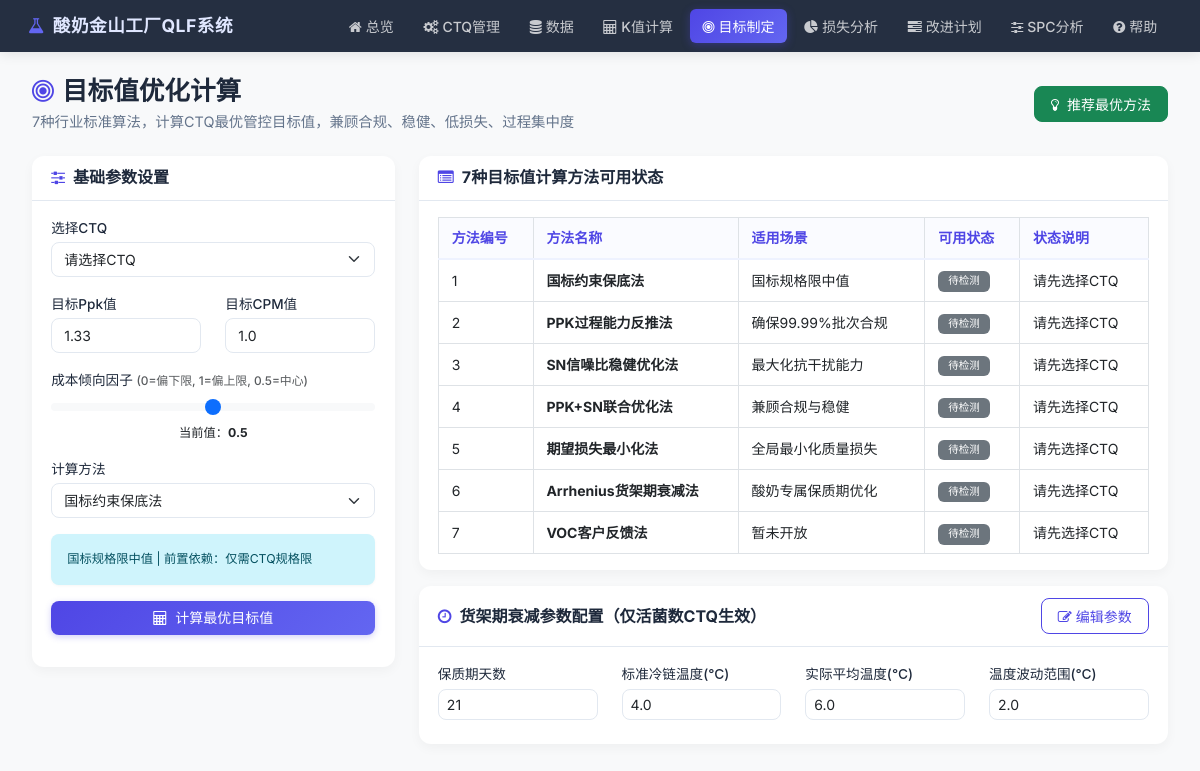
The app's page /target/ with its own data.
### models/models.py (models this page shows)
class DecayConfig(db.Model):
    __tablename__ = "decay_config"
    id = db.Column(db.Integer, primary_key=True, autoincrement=True)
    ctq_id = db.Column(db.Integer, db.ForeignKey("ctq_config.ctq_id"), nullable=False)
    ctq_name = db.Column(db.String(50), nullable=False)
    shelf_life_days = db.Column(db.Integer, default=21)
    std_cold_temp = db.Column(db.Float, default=4)
    actual_avg_temp = db.Column(db.Float, default=6)
    temp_fluctuation = db.Column(db.Float, default=2)
    temp_coef = db.Column(db.Float, default=0.12)
    process_std = db.Column(db.Float, default=500000)
    update_time = db.Column(db.DateTime, default=datetime.now, onupdate=datetime.now)

### routes/target_calc.py (the view)
@target_bp.route('/')
def target_calc():
    try:
        ctq_query = CTQConfig.query.filter_by(status="启用").all()
        ctq_list = []
        for ctq in ctq_query:
            ctq_list.append({
                "ctq_id": ctq.ctq_id,
                "ctq_name": ctq.ctq_name,
                "product_item": ctq.product_item or '通用',
                "feature_type": ctq.feature_type,
                "target_m": ctq.target_m,
                "usl": ctq.usl,
                "lsl": ctq.lsl,
                "fmea_severity": ctq.fmea_severity,
                "is_ccp": ctq.is_ccp,
                "k_upper": ctq.k_upper,
                "k_lower": ctq.k_lower,
                "asymmetric_loss": ctq.asymmetric_loss
            })
        decay_config = DecayConfig.query.first()
        if not decay_config and ctq_query:
            default_ctq = ctq_query[0]
            decay_config = DecayConfig(ctq_id=default_ctq.ctq_id, ctq_name=default_ctq.ctq_name)
            db.session.add(decay_config)
            db.session.commit()
        return render_template('target_calc.html',
                               active_page='target',
                               ctq_list=ctq_list,
                               target_methods=TARGET_METHODS,
                               decay_config=decay_config)
    except Exception as e:
        return f"页面加载失败：{str(e)}", 500

### templates/target_calc.html (shortened to what this page needs)
{% extends "base.html" %}
{% block content %}
<div class="d-flex justify-content-between align-items-center mb-4">
    <div>
        <h2 class="fw-bold mb-1" style="font-size: 1.6rem; color: var(--text);">
            <i class="fa fa-bullseye me-2" style="color: var(--primary);"></i>目标值优化计算
        </h2>
        <p class="mb-0" style="font-size: 0.9rem; color: var(--text-muted);">
            7种行业标准算法，计算CTQ最优管控目标值，兼顾合规、稳健、低损失、过程集中度
        </p>
    </div>
    <div>
        <button id="recommend_btn" class="btn btn-success">
            <i class="fa fa-lightbulb-o me-2"></i>推荐最优方法
        </button>
    </div>
</div>
{% if ctq_list and ctq_list|length > 0 %}
<div class="row">
    <div class="col-lg-4 mb-3">
        <div class="card">
            <div class="card-header"><h6 class="mb-0 fw-bold"><i class="fa fa-sliders me-2" style="color: var(--primary);"></i>基础参数设置</h6></div>
            <div class="card-body">
                <div class="mb-3">
                    <label class="form-label fw-medium">选择CTQ</label>
                    <select class="form-select" id="ctq_select" required>
                        <option value="">请选择CTQ</option>
                    </select>
                </div>
                <div class="row">
                    <div class="col-6 mb-3">
                        <label class="form-label fw-medium">目标Ppk值</label>
                        <input type="number" step="0.01" class="form-control" id="target_cpk" value="1.33" min="0.5" max="2.0">
                    </div>
                    <div class="col-6 mb-3">
                        <label class="form-label fw-medium">目标CPM值</label>
                        <input type="number" step="0.01" class="form-control" id="target_cpm" value="1.0" min="0.5" max="2.0">
                    </div>
                </div>
                <div class="mb-3">
                    <label class="form-label fw-medium">成本倾向因子 <small class="text-muted">(0=偏下限, 1=偏上限, 0.5=中心)</small></label>
                    <input type="range" class="form-range" id="tendency_slider" min="0" max="1" step="0.1" value="0.5"
                           oninput="$('#tendency_value').text(this.value)">
                    <div class="text-center small">当前值：<strong id="tendency_value">0.5</strong></div>
                </div>
                <div class="mb-3">
                    <label class="form-label fw-medium">计算方法</label>
                    <select class="form-select" id="method_select" required>
                        {% for key, value in target_methods.items() %}
                        <option value="{{ key }}">{{ value.name }}</option>
                        {% endfor %}
                    </select>
                </div>
                <div class="alert alert-info small" id="method_desc" style="border-radius: 8px;">请选择计算方法查看说明</div>
                <button id="calc_btn" class="btn btn-primary w-100 mb-3">
                    <i class="fa fa-calculator me-2"></i>计算最优目标值
                </button>
            </div>
        </div>
    </div>
    <div class="col-lg-8 mb-3">
        <div class="card mb-3">
            <div class="card-header d-flex justify-content-between align-items-center">
                <h6 class="mb-0 fw-bold"><i class="fa fa-list-alt me-2" style="color: var(--primary);"></i>7种目标值计算方法可用状态</h6>
            </div>
            <div class="card-body">
                <div class="table-responsive">
                    <table class="table table-bordered mb-0" id="method_status_table">
                        <thead><tr><th>方法编号</th><th>方法名称</th><th>适用场景</th><th>可用状态</th><th>状态说明</th></tr></thead>
                        <tbody>
                            {% for key, value in target_methods.items() %}
                            <tr data-method="{{ key }}">
                                <td>{{ key.split('_')[1] }}</td>
                                <td><strong>{{ value.name }}</strong></td>
                                <td>{{ value.desc }}</td>
                                <td><span class="badge bg-secondary">待检测</span></td>
                                <td>请先选择CTQ</td>
                            </tr>
                            {% endfor %}
                        </tbody>
                    </table>
                </div>
            </div>
        </div>
        {% if decay_config %}
        <div class="card">
            <div class="card-header d-flex justify-content-between align-items-center">
                <h6 class="mb-0 fw-bold"><i class="fa fa-clock-o me-2" style="color: var(--primary);"></i>货架期衰减参数配置（仅活菌数CTQ生效）</h6>
                <button class="btn btn-sm btn-outline-primary" data-bs-toggle="modal" data-bs-target="#decayModal"><i class="fa fa-edit me-1"></i>编辑参数</button>
            </div>
            <div class="card-body">
                <div class="row">
                    <div class="col-md-3 mb-2"><label class="form-label small fw-medium">保质期天数</label><input type="text" class="form-control form-control-sm" value="{{ decay_config.shelf_life_days }}" readonly></div>
                    <div class="col-md-3 mb-2"><label class="form-label small fw-medium">标准冷链温度(℃)</label><input type="text" class="form-control form-control-sm" value="{{ decay_config.std_cold_temp }}" readonly></div>
                    <div class="col-md-3 mb-2"><label class="form-label small fw-medium">实际平均温度(℃)</label><input type="text" class="form-control form-control-sm" value="{{ decay_config.actual_avg_temp }}" readonly></div>
                    <div class="col-md-3 mb-2"><label class="form-label small fw-medium">温度波动范围(℃)</label><input type="text" class="form-control form-control-sm" value="{{ decay_config.temp_fluctuation }}" readonly></div>
                </div>
            </div>
        </div>
        {% endif %}
    </div>
</div>
{% endif %}
{% endblock %}

### static/css/main.css (style rules this page uses)
* { margin:0; padding:0; box-sizing:border-box; }
body { font-family:'Segoe UI','Microsoft YaHei','PingFang SC',sans-serif; background:#f0f2f5; color:#2c3e50; font-size:14px; line-height:1.6; }
.card { border:none; border-radius:12px; box-shadow:0 2px 8px rgba(0,0,0,0.04); transition:none; background:#fff; }
.card-header { background:#fff; border-bottom:1px solid #f0f0f0; border-radius:12px 12px 0 0!important; font-weight:600; font-size:.95rem; padding:14px 20px; color:#2c3e50; }
.card-body { padding:20px; }
.table { margin-bottom:0; font-size:.9rem; }
.table th { font-weight:600; background:#f8f9fa; border-bottom:2px solid #dee2e6; white-space:nowrap; color:#495057; }
.table td { vertical-align:middle; padding:10px 12px; }
.btn { border-radius:8px; font-weight:500; padding:8px 18px; transition:all 0.2s ease; }
.btn-primary { background:#3498db; border-color:#3498db; }
.btn-outline-primary { border-color:#3498db; color:#3498db; }
.form-label { font-weight:500; color:#2c3e50; margin-bottom:4px; }
.alert { border-radius:8px; border:none; box-shadow:0 2px 6px rgba(0,0,0,0.05); }
.badge { font-weight:500; padding:5px 10px; border-radius:6px; }

### templates/base.html (style rules this page uses)
:root { --primary: #4f46e5; --primary-light: #6366f1; --primary-dark: #3730a3; --primary-bg: #eef2ff; --surface: #ffffff; --bg: #f1f5f9; --text: #1e293b; --text-muted: #64748b; --border: #e2e8f0; --shadow-sm: 0 1px 3px rgba(0,0,0,0.04); --shadow: 0 4px 12px rgba(0,0,0,0.04); --shadow-hover: 0 8px 24px rgba(0,0,0,0.06); --radius: 12px; --radius-sm: 8px; }
body { font-family: 'Inter', -apple-system, BlinkMacSystemFont, 'Segoe UI', sans-serif; background: var(--bg); color: var(--text); line-height: 1.5; padding-top: 60px; }
.card { border: none; border-radius: var(--radius); box-shadow: var(--shadow); background: var(--surface); transition: box-shadow 0.2s; }
.card-header { background: transparent; border-bottom: 1px solid var(--border); font-weight: 600; font-size: 0.95rem; color: var(--text); padding: 0.75rem 1.2rem; }
.card-body { padding: 1rem 1.2rem; }
.btn { font-weight: 500; border-radius: 8px; padding: 0.4rem 1rem; font-size: 0.875rem; transition: all 0.2s; }
.btn-primary { background: linear-gradient(135deg, var(--primary), var(--primary-light)); border: none; box-shadow: 0 2px 6px rgba(79,70,229,0.25); }
.btn-outline-primary { border-color: var(--primary); color: var(--primary); }
.table { font-size: 0.875rem; margin-bottom: 0; }
.table thead th { font-weight: 600; color: var(--primary); border-bottom: 2px solid var(--primary-bg); background: #fafbff; padding: 0.6rem 0.8rem; }
.table tbody td { padding: 0.55rem 0.8rem; vertical-align: middle; }
.form-control, .form-select { border-radius: 8px; border-color: var(--border); font-size: 0.875rem; transition: all 0.2s; }
.form-label { font-weight: 500; color: var(--text); font-size: 0.85rem; }
.alert { border-radius: 10px; border: none; box-shadow: var(--shadow-sm); }

### records on screen
DecayConfig: shelf_life_days "21", std_cold_temp "4.0", actual_avg_temp "6.0", temp_fluctuation "2.0"

### other values on screen
{{ key.split('_')[1] }} "1" "2" "3" "4" "5" "6" "7"
{{ value.name }} "国标约束保底法" "PPK过程能力反推法" "SN信噪比稳健优化法" "PPK+SN联合优化法" "期望损失最小化法" "Arrhenius货架期衰减法" "VOC客户反馈法"
{{ value.desc }} "国标规格限中值" "确保99.99%批次合规" "最大化抗干扰能力" "兼顾合规与稳健" "全局最小化质量损失" "酸奶专属保质期优化" "暂未开放"
form field value "国标约束保底法"
